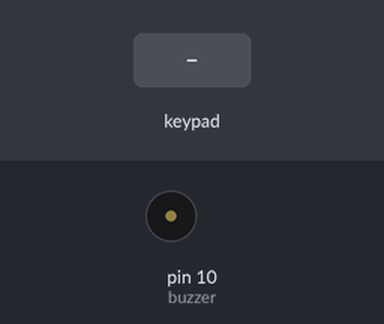
Bench run of a sketch on a simulated Arduino Uno, built with avr-gcc and run on an emulated ATmega328P. Shown: buzzer (waves = sounding). Inputs (shaded band) come from the test bench. What the sketch prints to the serial monitor is not drawn.

Above: at 1.2 s.
1.3 s: keypad keys 9 8 7 6 pressed 0.4 s apart
At 1.7 s:
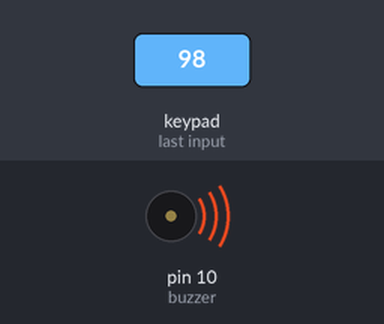
4.8 s: key 'A' pressed
At 5.8 s:
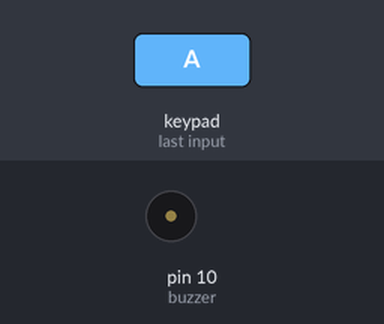
6.3 s: key 'B' pressed
At 6.6 s:
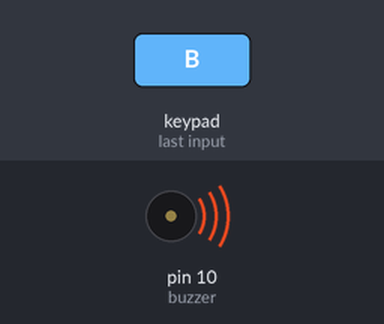
7.8 s: keypad keys 9 8 7 6 # pressed 0.4 s apart
At 11.1 s:
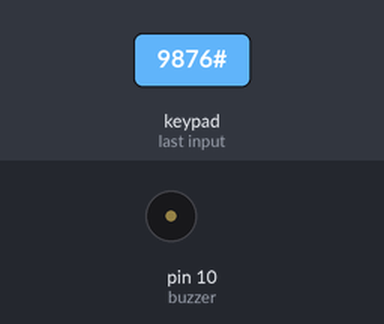
11.3 s: key 'C' pressed
At 11.6 s:
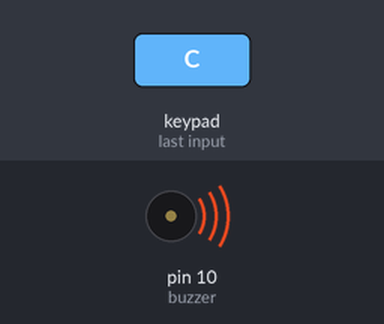
12.8 s: keypad keys 9 8 7 6 * pressed 0.4 s apart
At 16.4 s:
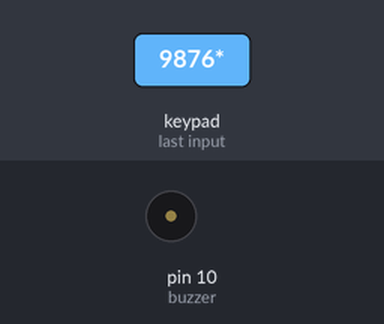
Timing chart, 0 to 17.3 s (numbered marks = the images above; inputs shaded):
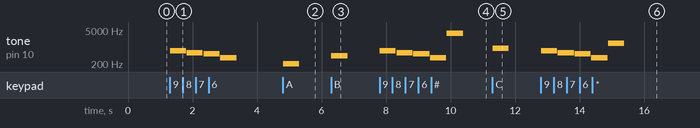

Measured:
- after the input at 1.3 s, tone on pin 10 (buzzer): plays 698 Hz for 0.50 s, 587 Hz for 0.50 s, 523 Hz for 0.50 s, 370 Hz for 0.50 s, starting at once
- after the input at 4.8 s, tone on pin 10 (buzzer): silent → 208 Hz at once, → silent 0.50 s later
- after the input at 6.3 s, tone on pin 10 (buzzer): silent → 440 Hz at once, → silent 0.50 s later
- after the input at 7.8 s, tone on pin 10 (buzzer): plays 698 Hz for 0.50 s, 587 Hz for 0.50 s, 523 Hz for 0.50 s, 370 Hz for 0.50 s, 3729 Hz for 0.50 s, starting at once
- after the input at 11.3 s, tone on pin 10 (buzzer): silent → 880 Hz at once, → silent 0.50 s later
- after the input at 12.8 s, tone on pin 10 (buzzer): plays 698 Hz for 0.50 s, 587 Hz for 0.50 s, 523 Hz for 0.50 s, 370 Hz for 0.50 s, 1397 Hz for 0.50 s, starting at once

The sketch:

lostInSpace_12.ino
```cpp
#include <Key.h>
#include <Keypad.h>

int buzzer = 10;
const byte n_rows = 4;
const byte n_cols = 4;

char buttons[n_rows][n_cols] = {
  {'1', '2', '3', 'A'},
  {'4', '5', '6', 'B'},
  {'7', '8', '9', 'C'},
  {'*', '0', '#', 'D'}
};

byte rowPins[n_rows] = {9, 8, 7, 6};
byte colPins[n_cols] = {5, 4, 3, 2};

Keypad customKeypad = Keypad(
  makeKeymap(buttons), rowPins, colPins, n_rows, n_cols);

int tones[n_rows][n_cols] = {
  {31, 93, 147, 208},
  {247, 311, 370, 440},
  {523, 587, 698, 880},
  {1397, 2637, 3729, 4978}
};

void setup() {
  pinMode(buzzer, OUTPUT);
  Serial.begin(9600);

}

void loop() {

  int toneFreq = 0;
  char customKey = customKeypad.getKey();

  if(customKey) {
    Serial.print(customKey);
    Serial.print(": ");
    for (byte j=0; j<n_rows; j++) {
      for (byte i=0; i<n_cols; i++) {
        if (customKey == buttons[j][i]) {
          toneFreq = tones[j][i];
          break;
        }
      }
    }

    tone(buzzer, toneFreq, 500);
    delay(500);
    noTone(buzzer);
  }
}
```
